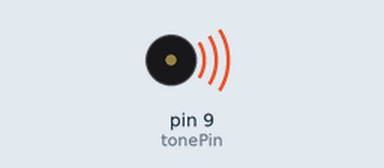
Bench run of a sketch on a simulated Arduino Uno, built with avr-gcc and run on an emulated ATmega328P. Shown: buzzer (waves = sounding).

Above: at 0.2 s.
Timing chart, 0 to 26.1 s (numbered marks = the images above):
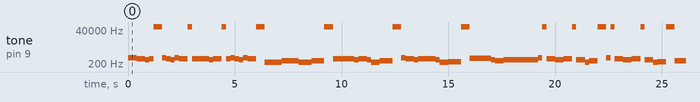

The sketch:

sketch_jul17a.ino
```cpp
/* #define NTD0 -1
#define NTD1 294
#define NTD2 330
#define NTD3 350
#define NTD4 393
#define NTD5 441
#define NTD6 495
#define NTD7 556

#define NTDL1 147
#define NTDL2 165
#define NTDL3 175
#define NTDL4 196
#define NTDL5 221
#define NTDL6 248
#define NTDL7 278

#define NTDH1 589
#define NTDH2 661
#define NTDH3 700
#define NTDH4 786
#define NTDH5 882
#define NTDH6 990
#define NTDH7 112
//列出全部D调的频率
#define WHOLE 1
#define HALF 0.5
#define QUARTER 0.25
#define EIGHTH 0.25
#define SIXTEENTH 0.625
//列出所有节拍
int tune[]=                 //根据简谱列出各频率
{
  NTD3,NTD3,NTD4,NTD5,
  NTD5,NTD4,NTD3,NTD2,
  NTD1,NTD1,NTD2,NTD3,
  NTD3,NTD2,NTD2,
  NTD3,NTD3,NTD4,NTD5,
  NTD5,NTD4,NTD3,NTD2,
  NTD1,NTD1,NTD2,NTD3,
  NTD2,NTD1,NTD1,
  NTD2,NTD2,NTD3,NTD1,
  NTD2,NTD3,NTD4,NTD3,NTD1,
  NTD2,NTD3,NTD4,NTD3,NTD2,
  NTD1,NTD2,NTDL5,NTD0,
  NTD3,NTD3,NTD4,NTD5,
  NTD5,NTD4,NTD3,NTD4,NTD2,
  NTD1,NTD1,NTD2,NTD3,
  NTD2,NTD1,NTD1
};
float durt[]=                   //根据简谱列出各节拍
{
  1,1,1,1,
  1,1,1,1,
  1,1,1,1,
  1+0.5,0.5,1+1,
  1,1,1,1,
  1,1,1,1,
  1,1,1,1,
  1+0.5,0.5,1+1,
  1,1,1,1,
  1,0.5,0.5,1,1,
  1,0.5,0.5,1,1,
  1,1,1,1,
  1,1,1,1,
  1,1,1,0.5,0.5,
  1,1,1,1,
  1+0.5,0.5,1+1,
};
int length;
int tonepin=6;   //得用6号接口
void setup()
{
  pinMode(tonepin,OUTPUT);
  length=sizeof(tune)/sizeof(tune[0]);   //计算长度
}
void loop()
{
  for(int x=0;x<length;x++)
  {
    tone(tonepin,tune[x]);
    delay(500*durt[x]);   //这里用来根据节拍调节延时，500这个指数可以自己调整，在该音乐中，我发现用500比较合适。
    noTone(tonepin);
  }
  delay(2000);
}*/
#define NOTE_D0 -1
#define NOTE_D1 262
#define NOTE_D2 293
#define NOTE_D3 329
#define NOTE_D4 349
#define NOTE_D5 392
#define NOTE_D6 440
#define NOTE_D7 494

#define NOTE_DL1 147
#define NOTE_DL2 165
#define NOTE_DL3 175
#define NOTE_DL4 196
#define NOTE_DL5 221
#define NOTE_DL6 248
#define NOTE_DL7 278


#define NOTE_DH1 523
#define NOTE_DH2 586
#define NOTE_DH3 658
#define NOTE_DH4 697
#define NOTE_DH5 783
#define NOTE_DH6 879
#define NOTE_DH7 987

//以上部分是定义是把每个音符和频率值对应起来，其实不用打这么多，但是都打上了，后面可以随意编写D调的各种歌，我这里用NOTE_D+数字表示音符，NOTE_DH+数字表示上面有点的那种音符，NOTE_DL+数字表示下面有点的那种音符。这样后面写起来比较好识别。

#define WHOLE 1

#define HALF 0.5

#define QUARTER 0.25

#define EIGHTH 0.25
#define SIXTEENTH 0.625

//这部分是用英文对应了拍子，这样后面也比较好看

int tune[] =

{

  NOTE_DH1,NOTE_D6,NOTE_D5,NOTE_D6,NOTE_D0,

  NOTE_DH1,NOTE_D6,NOTE_D5,NOTE_DH1,NOTE_D6,NOTE_D0,NOTE_D6,

  NOTE_D6,NOTE_D6,NOTE_D5,NOTE_D6,NOTE_D0,NOTE_D6,

  NOTE_DH1,NOTE_D6,NOTE_D5,NOTE_DH1,NOTE_D6,NOTE_D0,


  NOTE_D1,NOTE_D1,NOTE_D3,

  NOTE_D1,NOTE_D1,NOTE_D3,NOTE_D0,

  NOTE_D6,NOTE_D6,NOTE_D6,NOTE_D5,NOTE_D6,

  NOTE_D5,NOTE_D1,NOTE_D3,NOTE_D0,

  NOTE_DH1,NOTE_D6,NOTE_D6,NOTE_D5,NOTE_D6,

  NOTE_D5,NOTE_D1,NOTE_D2,NOTE_D0,

  NOTE_D7,NOTE_D7,NOTE_D5,NOTE_D3,

  NOTE_D5,

  NOTE_DH1,NOTE_D0,NOTE_D6,NOTE_D6,NOTE_D5,NOTE_D5,NOTE_D6,NOTE_D6,

  NOTE_D0,NOTE_D5,NOTE_D1,NOTE_D3,NOTE_D0,

  NOTE_DH1,NOTE_D0,NOTE_D6,NOTE_D6,NOTE_D5,NOTE_D5,NOTE_D6,NOTE_D6,

  NOTE_D0,NOTE_D5,NOTE_D1,NOTE_D2,NOTE_D0,

  NOTE_D3,NOTE_D3,NOTE_D1,NOTE_DL6,

  NOTE_D1,

  NOTE_D3,NOTE_D5,NOTE_D6,NOTE_D6,

  NOTE_D3,NOTE_D5,NOTE_D6,NOTE_D6,

  NOTE_DH1,NOTE_D0,NOTE_D7,NOTE_D5,

  NOTE_D6,

};//这部分就是整首曲子的音符部分，用了一个序列定义为tune，整数


float duration[]=

{

  1,1,0.5,0.5,1,

  0.5,0.5,0.5,0.5,1,0.5,0.5,

  0.5,1,0.5,1,0.5,0.5,

  0.5,0.5,0.5,0.5,1,1,


  1,1,1+1,

  0.5,1,1+0.5,1,

  1,1,0.5,0.5,1,

  0.5,1,1+0.5,1,

  0.5,0.5,0.5,0.5,1+1,

  0.5,1,1+0.5,1,

  1+1,0.5,0.5,1,

  1+1+1+1,

  0.5,0.5,0.5+0.25,0.25,0.5+0.25,0.25,0.5+0.25,0.25,

  0.5,1,0.5,1,1,

  0.5,0.5,0.5+0.25,0.25,0.5+0.25,0.25,0.5+0.25,0.25,

  0.5,1,0.5,1,1,

  1+1,0.5,0.5,1,

  1+1+1+1,

  0.5,1,0.5,1+1,

  0.5,1,0.5,1+1,

  1+1,0.5,0.5,1,

  1+1+1+1

};//这部分是整首曲子的接拍部分，也定义个序列duration，浮点（数组的个数和前面音符的个数是一样的，一一对应么）

int length;//这里定义一个变量，后面用来表示共有多少个音符

int tonePin=9;//蜂鸣器的pin


void setup()

{

  pinMode(tonePin,OUTPUT);//设置蜂鸣器的pin为输出模式

  length = sizeof(tune)/sizeof(tune[0]);//这里用了一个sizeof函数，可以查出tone序列里有多少个音符

}


void loop()

{

  for(int x=0;x<length;x++)
  {
    tone(tonePin,tune[x]);//此函数依次播放tune序列里的数组，即每个音符

    delay(400*duration[x]);//每个音符持续的时间，即节拍duration，400是调整时间的越大，曲子速度越慢，越小曲子速度越快，自己掌握吧

    noTone(tonePin);//停止当前音符，进入下一音符

  }

  delay(5000);//等待5秒后，循环重新开始
}
```

Measured:
- by itself, tone on pin 9 (tonePin): plays 523 Hz for 0.40 s, 440 Hz for 0.40 s, 392 Hz for 0.20 s, 440 Hz for 0.20 s, 65535 Hz for 0.40 s, 523 Hz for 0.20 s … (270 notes in this stretch)
